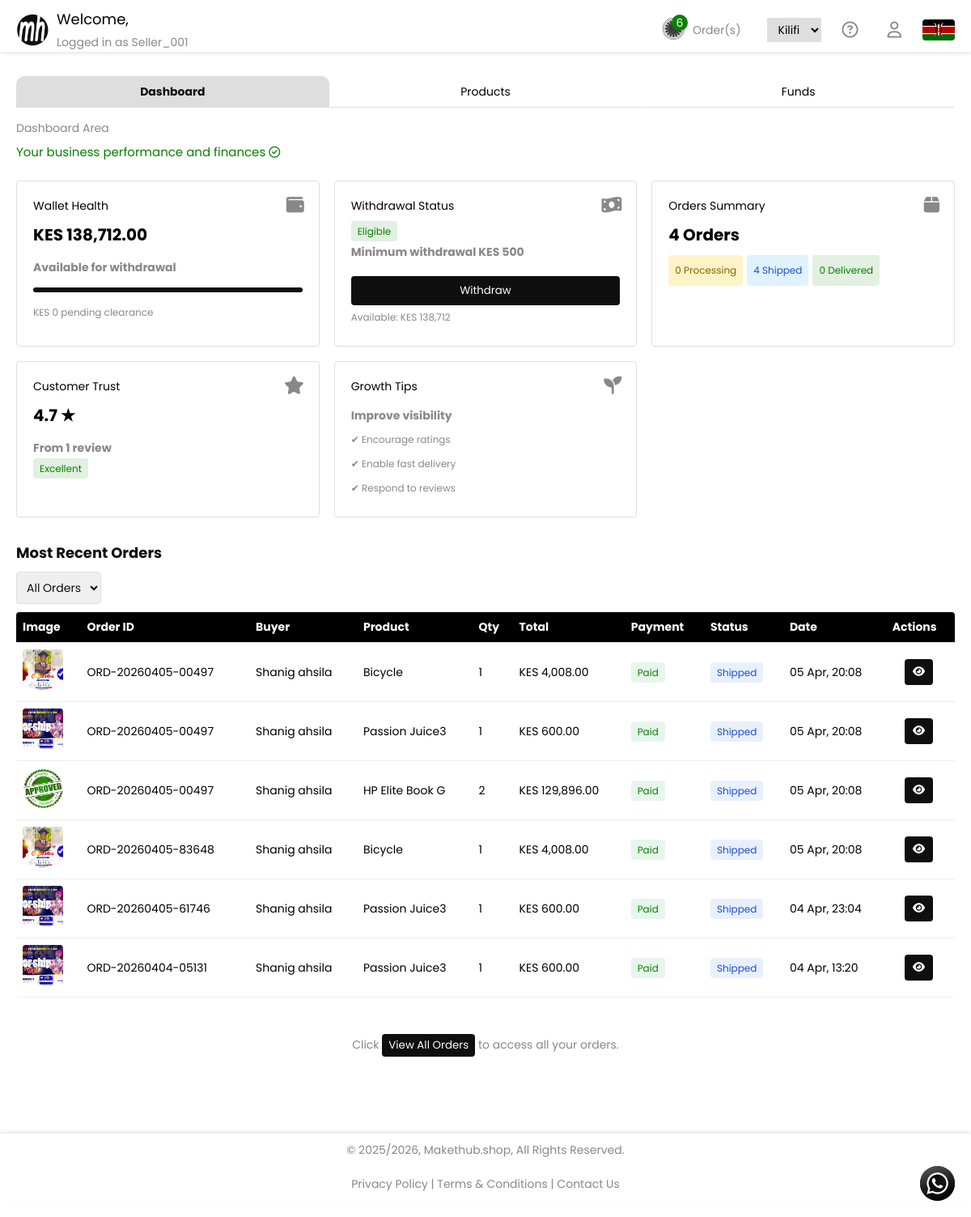
/propertyOwnerPage.php (signed in), run on the app's committed database.
### tables this page shows
CREATE TABLE `users` (
  `user_id` int(11) NOT NULL,
  `full_name` varchar(100) DEFAULT NULL,
  `username` varchar(100) NOT NULL,
  `email` varchar(255) NOT NULL,
  `phone` varchar(50) NOT NULL,
  `profile_image` varchar(255) DEFAULT NULL,
  `bio` text DEFAULT NULL,
  `password` varchar(255) NOT NULL,
  `account_type` enum('buyer','seller','sales_agent','administrator','property_owner') NOT NULL,
  `is_verified` tinyint(1) DEFAULT 0,
  `status` enum('active','suspended') DEFAULT 'active',
  `country` varchar(100) NOT NULL DEFAULT 'Kenya',
  `county` varchar(100) NOT NULL,
  `ward` varchar(100) NOT NULL,
  `address` varchar(150) DEFAULT NULL,
  `business_name` varchar(50) DEFAULT NULL,
  `business_model` varchar(50) DEFAULT NULL,
  `business_type` varchar(50) DEFAULT NULL,
  `market_scope` varchar(50) DEFAULT NULL,
  `created_at` timestamp NOT NULL DEFAULT current_timestamp(),
  `updated_at` timestamp NULL DEFAULT NULL,
  `agency_code` varchar(50) DEFAULT NULL,
  `referred_by` int(11) DEFAULT NULL,
  `agent_activated_at` datetime DEFAULT NULL,
  `subscription_expires_at` datetime DEFAULT NULL,
  `must_change_password` tinyint(1) DEFAULT 0,
  `economic_period_count` int(11) DEFAULT NULL,
  `is_system` tinyint(1) DEFAULT 0
);

CREATE TABLE `wallets` (
  `wallet_id` int(11) NOT NULL,
  `user_id` int(11) NOT NULL,
  `wallet_type` enum('sales','agency','sales_agent','property_owner','administrator','buyer','seller') NOT NULL,
  `balance` decimal(12,2) DEFAULT 0.00,
  `total_transacted` decimal(12,2) DEFAULT 0.00,
  `created_at` timestamp NULL DEFAULT current_timestamp(),
  `updated_at` timestamp NULL DEFAULT current_timestamp() ON UPDATE current_timestamp()
);

CREATE TABLE `order_items` (
  `item_id` int(11) NOT NULL,
  `order_id` int(11) NOT NULL,
  `product_id` int(11) NOT NULL,
  `seller_id` int(11) NOT NULL,
  `quantity` int(11) NOT NULL,
  `price` decimal(10,2) NOT NULL,
  `subtotal` decimal(10,2) NOT NULL,
  `order_status` enum('pending','processing','shipped','delivered','cancelled') DEFAULT 'pending',
  `shipped_at` datetime DEFAULT NULL,
  `delivered_at` datetime DEFAULT NULL,
  `payment_status` enum('pending','paid','failed') DEFAULT 'pending'
);

CREATE TABLE `productservicesrentals` (
  `product_id` int(11) NOT NULL,
  `user_id` int(11) NOT NULL,
  `product_name` varchar(255) NOT NULL,
  `category` varchar(100) NOT NULL,
  `price` decimal(10,2) NOT NULL,
  `stock_quantity` int(11) NOT NULL DEFAULT 0,
  `image_path` varchar(255) NOT NULL,
  `image_hash` varchar(32) DEFAULT NULL,
  `image_width` int(11) DEFAULT NULL,
  `image_height` int(11) DEFAULT NULL,
  `image_size_kb` int(11) DEFAULT NULL,
  `image_format` varchar(20) DEFAULT NULL,
  `status` enum('active','inactive') DEFAULT 'active',
  `created_at` timestamp NOT NULL DEFAULT current_timestamp(),
  `updated_at` timestamp NOT NULL DEFAULT current_timestamp() ON UPDATE current_timestamp(),
  `image_phash` varchar(32) DEFAULT NULL
);

CREATE TABLE `orders` (
  `order_id` int(11) NOT NULL,
  `order_code` varchar(50) DEFAULT NULL,
  `buyer_id` int(11) NOT NULL,
  `total_amount` decimal(10,2) NOT NULL,
  `created_at` timestamp NOT NULL DEFAULT current_timestamp()
);

### propertyOwnerPage.php (the view, shortened to what this page needs)
<?php
require_once 'connection.php';
$user_id = $_SESSION['user_id'];
function formatDate($date) {
    $timestamp = strtotime($date);
    $oneYear = 31536000;
    if (time() - $timestamp < $oneYear) {
        return date("d M, H:i", $timestamp);
    } else {
        return date("d M Y", $timestamp);
    }
}
function formatToK($number) {
  return number_format($number);
}
$query = "SELECT username, profile_image, county FROM users WHERE user_id = ? LIMIT 1";
$stmt = $conn->prepare($query);
$stmt->bind_param("i", $user_id);
$stmt->execute();
$result = $stmt->get_result();
$username = "User";
$profileImage = null;
$county = "Kilifi";
if ($result && $result->num_rows === 1) {
    $user = $result->fetch_assoc();
    if (!empty($user['username'])) {
        $username = $user['username'];
    }
    $profileImage = $user['profile_image'] ?? null;
    $county = $user['county'] ?? $county;
}
$username = trim($username);
$formattedUsername =
    strtoupper(substr($username, 0, 1)) .
    strtolower(substr($username, 1));
$safeUsername = htmlspecialchars($formattedUsername, ENT_QUOTES, 'UTF-8');
$defaultAvatar = "Images/Makethub Logo.avif";
if (!empty($profileImage) && file_exists($profileImage)) {
    $safeProfileImage = htmlspecialchars($profileImage, ENT_QUOTES, 'UTF-8');
} else {
    $safeProfileImage = $defaultAvatar;
}
$sellerOrders = [];
$stmt = $conn->prepare("
  SELECT
    o.order_id,
    o.order_code,
    o.created_at,
    u.full_name AS buyer_name,
    oi.item_id,
    oi.product_id,
    oi.quantity,
    oi.price,
    oi.subtotal,
    oi.order_status,
    oi.shipped_at,
    oi.delivered_at,
    oi.payment_status,
    p.product_name,
    p.image_path,
    (oi.quantity * oi.price) AS seller_total
  FROM order_items oi
  JOIN orders o ON oi.order_id = o.order_id
  JOIN users u ON o.buyer_id = u.user_id
  JOIN productservicesrentals p ON oi.product_id = p.product_id
  WHERE oi.seller_id = ?
  ORDER BY o.created_at DESC
");
$stmt->bind_param("i", $user_id);
$stmt->execute();
$result = $stmt->get_result();
if ($result) {
  while ($row = $result->fetch_assoc()) {
      $sellerOrders[] = $row;
  }
}
$countStmt = $conn->prepare("
    SELECT COUNT(*) AS activeOrders
    FROM order_items
    WHERE seller_id = ? AND order_status != 'delivered'
");
$countStmt->bind_param("i", $user_id);
$countStmt->execute();
$countResult = $countStmt->get_result();
$activeOrders = 0;
if ($countResult && $countResult->num_rows === 1) {
    $row = $countResult->fetch_assoc();
    $activeOrders = (int)$row['activeOrders'];
}
$displayCount = $activeOrders > 9 ? "9+" : $activeOrders;
$walletType = 'seller';
$stmt = $conn->prepare("
  SELECT balance
  FROM wallets
  WHERE user_id = ? AND wallet_type = ?
  LIMIT 1
");
$stmt->bind_param("is", $user_id, $walletType);
$stmt->execute();
$stmt->bind_result($walletBalance);
$minWithdrawal = 500;
$isEligible = $walletBalance >= $minWithdrawal;
$withdrawStatus = $isEligible ? "Eligible" : "Not Eligible";
$withdrawClass = $isEligible ? "green" : "red";
$stmt = $conn->prepare("
  SELECT
    COUNT(DISTINCT oi.order_id) AS total_orders,
    COUNT(DISTINCT CASE WHEN oi.order_status = 'pending' THEN oi.order_id END) AS processing_orders,
    COUNT(DISTINCT CASE WHEN oi.order_status = 'shipped' THEN oi.order_id END) AS shipped_orders,
    COUNT(DISTINCT CASE WHEN oi.order_status = 'delivered' THEN oi.order_id END) AS delivered_orders
  FROM order_items oi
  WHERE oi.seller_id = ?
");
$stmt->bind_param("i", $user_id);
$stmt->execute();
$result = $stmt->get_result();
$row = $result->fetch_assoc();
$totalOrders      = $row['total_orders'] ?? 0;
$processingOrders = $row['processing_orders'] ?? 0;
$shippedOrders    = $row['shipped_orders'] ?? 0;
$deliveredOrders  = $row['delivered_orders'] ?? 0;
?>
<!DOCTYPE html>
<html lang="en">
<head>
  <link rel="stylesheet" href="assets/css/general.css">
  <link rel="stylesheet" href="https://cdnjs.cloudflare.com/ajax/libs/font-awesome/6.5.1/css/all.min.css">
</head>
<body>
  <div class="container">
    <header class="pgHeader">
      <section>
        <div class="sContainer">
          <img src="<?php echo $safeProfileImage; ?>" alt="Profile" class="avatar-img">
          <p class="wcmTxt">
            Welcome,<br>
            <span>Logged in as <?php echo $safeUsername; ?></span>
          </p>
        </div>
        <div class="rhs">
          <a class="lkOdr" onclick="toggleSellerOrdersTrack()">
            <div class="odrIconDiv">
              <i class="fa-brands fa-first-order-alt"></i>
              <p><?= $displayCount ?></p>
            </div>
            <p>Order(s)</p>
          </a>
          <select name="county" id="ward">
            <option value="<?= htmlspecialchars($county) ?>" selected>
              <?= htmlspecialchars($county) ?>
            </option>
          </select>
          <a href="helpCentre.php" class="help-icon">
            <i class="fa-regular fa-circle-question"></i>
          </a>
          <div class="profile-icon">
            <i class="fa-regular fa-user" onclick="toggleProfileOption()"></i>
          </div>
          <img src="Images/Kenya Flag.png" alt="Kenya Flag" width="40">
        </div>
      </section>
    </header>
    <div id="whatsapp-button" onclick="toggleWhatsAppChat()">
      <img src="Images/Makethub WhatsApp Icon.avif" width="45" alt="Chat with us on WhatsApp">
    </div>
    <main class="buyerMain" id="sellerMain">
      <div class="tabs-container" id="toggleMarketTypeTab">
        <div class="tabs">
          <button class="tab-btn" data-tab="dashboard">Dashboard</button>
          <button class="tab-btn" data-tab="products">Products</button>
          <button class="tab-btn" data-tab="funds">Funds</button>
        </div>
        <div class="tab-content">
          <div id="dashboard" class="tab-panel">
            <p>Dashboard Area <br><strong>Your business performance and finances <i class="fa-regular fa-circle-check"></i></strong></p>
            <div class="containerInner">
              <div class="grid">
                <div class="card">
                  <i class="fa fa-wallet icon"></i>
                  <h3>Wallet Health</h3>
                  <div class="stat">KES <?= number_format($walletBalance, 2) ?></div>
                  <p class="meta">Available for withdrawal</p>
                  <div class="progress">
                    <span style="width:<?= min(($walletBalance/20000)*100,100) ?>%"></span>
                  </div>
                  <p class="small">KES 0 pending clearance</p>
                </div>
                <div class="card">
                  <i class="fa fa-money-bill-wave icon"></i>
                  <h3>Withdrawal Status</h3>
                  <span class="badge <?= $withdrawClass ?>">
                    <?= $withdrawStatus ?>
                  </span>
                  <p class="meta">
                    Minimum withdrawal KES 500
                  </p>
                  <div class="actions">
                    <button
                      onclick="togglePaymentOption()"
                      <?= !$isEligible ? 'disabled' : '' ?>
                    >
                      Withdraw
                    </button>
                  </div>
                  <p class="small">
                    Available: KES <?= number_format($walletBalance) ?>
                  </p>
                </div>
                <div class="card">
                  <i class="fa fa-box icon"></i>
                  <h3>Orders Summary</h3>
                  <div class="stat">
                      <?= formatToK($totalOrders) ?> <?= $totalOrders == 1 ? 'Order' : 'Orders' ?>
                  </div>
                  <p class="meta">
                      <span class="badge yellow"><?= $processingOrders ?> <?= $processingOrders == 1 ? 'Processing' : 'Processing' ?></span>
                      <span class="badge blue"><?= $shippedOrders ?> <?= $shippedOrders == 1 ? 'Shipped' : 'Shipped' ?></span>
                      <span class="badge green"><?= $deliveredOrders ?> <?= $deliveredOrders == 1 ? 'Delivered' : 'Delivered' ?></span>
                  </p>
                </div>
                <div class="card">
                  <i class="fa fa-star icon"></i>
                  <h3>Customer Trust</h3>
                  <div class="stat">4.7 ★</div>
                  <p class="meta">From 1 review</p>
                  <span class="badge green">Excellent</span>
                </div>
                <div class="card">
                  <i class="fa fa-seedling icon"></i>
                  <h3>Growth Tips</h3>
                  <p class="meta">Improve visibility</p>
                  <p class="small">
                    ✔ Encourage ratings<br>
                    ✔ Enable fast delivery<br>
                    ✔ Respond to reviews
                  </p>
                </div>
              </div>
            </div>
          </div>
        </div>
      </div>
      <h1>Most Recent Orders</h1>
      <div class="filter-bar">
        <select id="statusFilter">
          <option value="all">All Orders</option>
        </select>
      </div>
      <div class="table-wrapper sellerOrdersTrack">
        <table id="ordersTable">
          <thead>
            <tr>
              <th>Image</th>
              <th>Order ID</th>
              <th>Buyer</th>
              <th>Product</th>
              <th>Qty</th>
              <th>Total</th>
              <th>Payment</th>
              <th>Status</th>
              <th>Date</th>
              <th>Actions</th>
            </tr>
          </thead>
          <tbody>
          <?php
          if (!empty($sellerOrders)) {
              foreach ($sellerOrders as $order) {
                  $total = number_format($order['seller_total'], 2);
                  $date = formatDate($order['created_at']);
                  $paymentStatus = strtolower($order['payment_status'] ?? '');
                  $paymentClass = $paymentStatus === 'paid' ? 'paid' : 'pending';
                  $paymentLabel = ucfirst($paymentStatus ?: 'Pending');
                  $statusClass = strtolower($order['order_status'] ?? '');
                  $statusLabel = ucfirst($order['order_status'] ?? 'Pending');
                  $statusTooltip = '';
                  if (!empty($order['shipped_at'])) {
                      $statusTooltip .= "Shipped: " . date("d M Y H:i", strtotime($order['shipped_at']));
                  }
                  $productImage = !empty($order['image_path']) && file_exists($order['image_path'])
                                  ? htmlspecialchars($order['image_path'])
                                  : "Images/Makethub Logo.avif";
                  echo "<tr data-status=\"{$order['order_status']}\">
                          <td><img src='{$productImage}' alt='Product Image' style='width:50px;height:50px;object-fit:cover;border-radius:4px;'></td>
                          <td>{$order['order_code']}</td>
                          <td>".htmlspecialchars($order['buyer_name'])."</td>
                          <td>".htmlspecialchars($order['product_name'])."</td>
                          <td>{$order['quantity']}</td>
                          <td>KES {$total}</td>
                          <td><span class='badge {$paymentClass}'>{$paymentLabel}</span></td>
                          <td><span class='badge {$statusClass}' title=\"".htmlspecialchars($statusTooltip)."\">{$statusLabel}</span></td>
                          <td>{$date}</td>
                          <td class='actions'>
                        <div>";
                  if ($statusClass === 'pending') {
                    echo "<button class='btn-ship' data-id='{$order['order_id']}'>Mark&nbsp;as&nbsp;Shipped</button>";
                  } else {
                    echo "<button class='btn-view'><i class='fa-solid fa-eye'></i></button>";
                  }
                  echo "      </div>
                          </td>
                        </tr>";
              }
          } else {
            echo "<tr>
                    <td colspan='10' style='text-align:center; color:#888;'>No data available in table</td>
                  </tr>";
            }
          ?>
          </tbody>
        </table>
      </div>
      <p class="toggleOrdersOrMarket">Click <button href="" onclick="toggleSellerOrdersTrack()">View&nbsp;All&nbsp;Orders</button> to access all your orders.</p>
    </main>
        <footer>
      <p>&copy; 2025/2026, Makethub.shop, All Rights Reserved.</p><br>
      <p>
        <a href="privacy.php">Privacy Policy</a> |
        <a href="terms.php">Terms & Conditions</a> |
        <a href="contact.php">Contact Us</a>
      </p>
    </footer>
  </div>
</body>
</html>

### data on the page
users: username "Seller_001"
wallets: balance "138,712.00", balance "Eligible", balance "138,712"
order_items: product.image_path (picture), order.order_code "ORD-20260405-00497", users.full_name "Shanig ahsila", product.product_name "Bicycle", quantity "1", total "4,008.00", payment_status "Paid", order_status "Shipped", order.created_at "05 Apr, 20:08"
order_items: product.image_path (picture), order.order_code "ORD-20260405-00497", users.full_name "Shanig ahsila", product.product_name "Passion Juice3", quantity "1", total "600.00", payment_status "Paid", order_status "Shipped", order.created_at "05 Apr, 20:08"
order_items: product.image_path (picture), order.order_code "ORD-20260405-00497", users.full_name "Shanig ahsila", product.product_name "HP Elite Book G", quantity "2", total "129,896.00", payment_status "Paid", order_status "Shipped", order.created_at "05 Apr, 20:08"
order_items: product.image_path (picture), order.order_code "ORD-20260405-83648", users.full_name "Shanig ahsila", product.product_name "Bicycle", quantity "1", total "4,008.00", payment_status "Paid", order_status "Shipped", order.created_at "05 Apr, 20:08"
order_items: product.image_path (picture), order.order_code "ORD-20260405-61746", users.full_name "Shanig ahsila", product.product_name "Passion Juice3", quantity "1", total "600.00", payment_status "Paid", order_status "Shipped", order.created_at "04 Apr, 23:04"
order_items: product.image_path (picture), order.order_code "ORD-20260404-05131", users.full_name "Shanig ahsila", product.product_name "Passion Juice3", quantity "1", total "600.00", payment_status "Paid", order_status "Shipped", order.created_at "04 Apr, 13:20"

### other printed values
$displayCount "6"
formatToK($totalOrders) "4"
$processingOrders "0"
$shippedOrders "4"
$deliveredOrders "0"
form field county "Kilifi"
